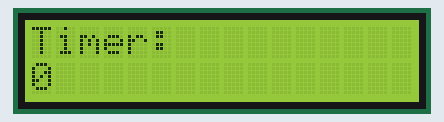
The sketch below on a simulated Arduino Uno, built with avr-gcc and run on an emulated ATmega328P. Parts: 16×2 character LCD.

Above: at 0.11 s.
At 5.03 s:
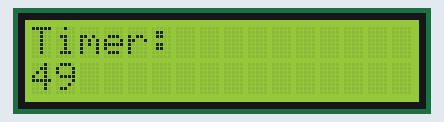
At 10.06 s:
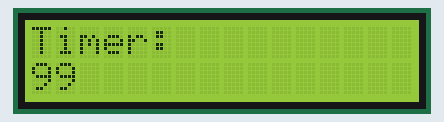
At 20.02 s:
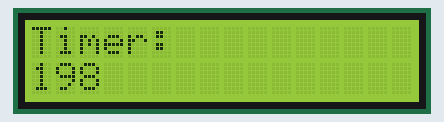
At 29.89 s:
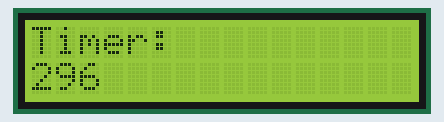
At 39.85 s:
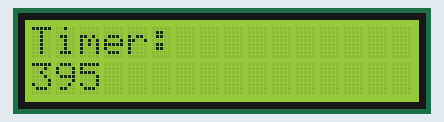

The sketch:

ch12_exam12_2.ino
```cpp
#include <LiquidCrystal.h>
const int rs = 10, en = 9, d4 = 8, d5 = 7, d6 = 6, d7 = 5;
LiquidCrystal lcd(rs, en, d4, d5, d6, d7);
int timer;

void setup() {
  lcd.begin(16, 2);
  lcd.print("Timer: ");
}

void loop() {
  lcd.setCursor(0, 1);
  lcd.print(timer);

  timer += 1;
  delay(100);

  if (timer >= 999) {
    timer = 0;
  }
}
```
